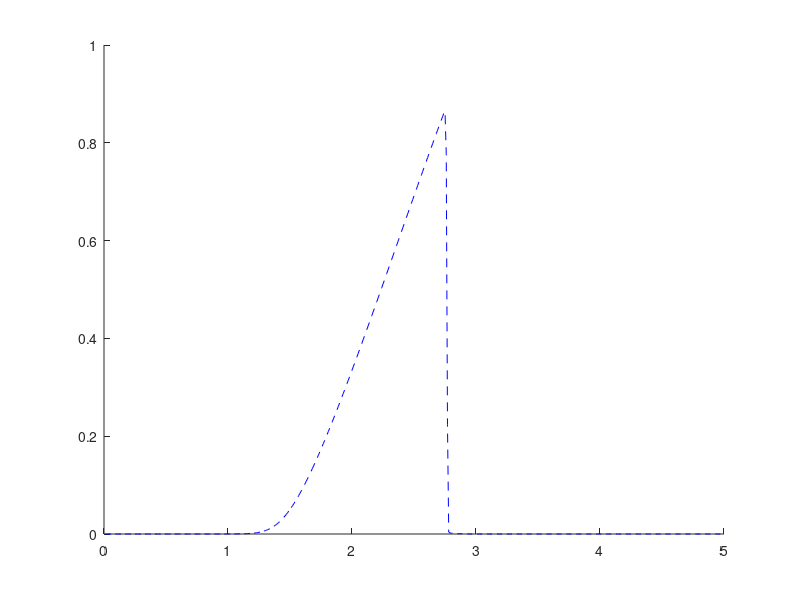

This chart was generated by the following MATLAB code:
clear all;
a = 0;
b = 5;%%
T = 1.;
M = 500;
h=(b-a)/M;
k = h*0.95;
ksurh = k/h;
N=T/k;
x= a + (1:M)*h;
u0 = exp(-((x-2).^2)/0.1);
un = u0;
%syms x
f = @(x) (x*x)/2;
%g=diff(f(x));
a = @(x) x;

for i=1:N;
    if a((un(2) + un(1))/2) >= 0;
        unew(1) = un(1) - (k/h)*(f(un(1)));
    else;
        unew(1) = un(1) - (k/h)*(f(un(2)));
    end
    for j=2:M-1;
        if a((un(j) + un(j+1))/2) >= 0;
            Fiplushalf = f(un(j));
        else;
            Fiplushalf = f(un(j+1));
        end
        if a((un(j-1) + un(j))/2) >= 0;
            Fiminushalf = f(un(j-1));
        else;
            Fiminushalf = f(un(j));
        end
         unew(j) = un(j) - (k/h)*(Fiplushalf - Fiminushalf);
    end
    % on approche unew(M+1) selon le schéma de courant
    unew(M) = (1 - k/h)*un(M) +(k/h)*un(M-1);
      hold on
un=unew;
%plot(x, un, '--b');
end
plot(x, un, '--b');